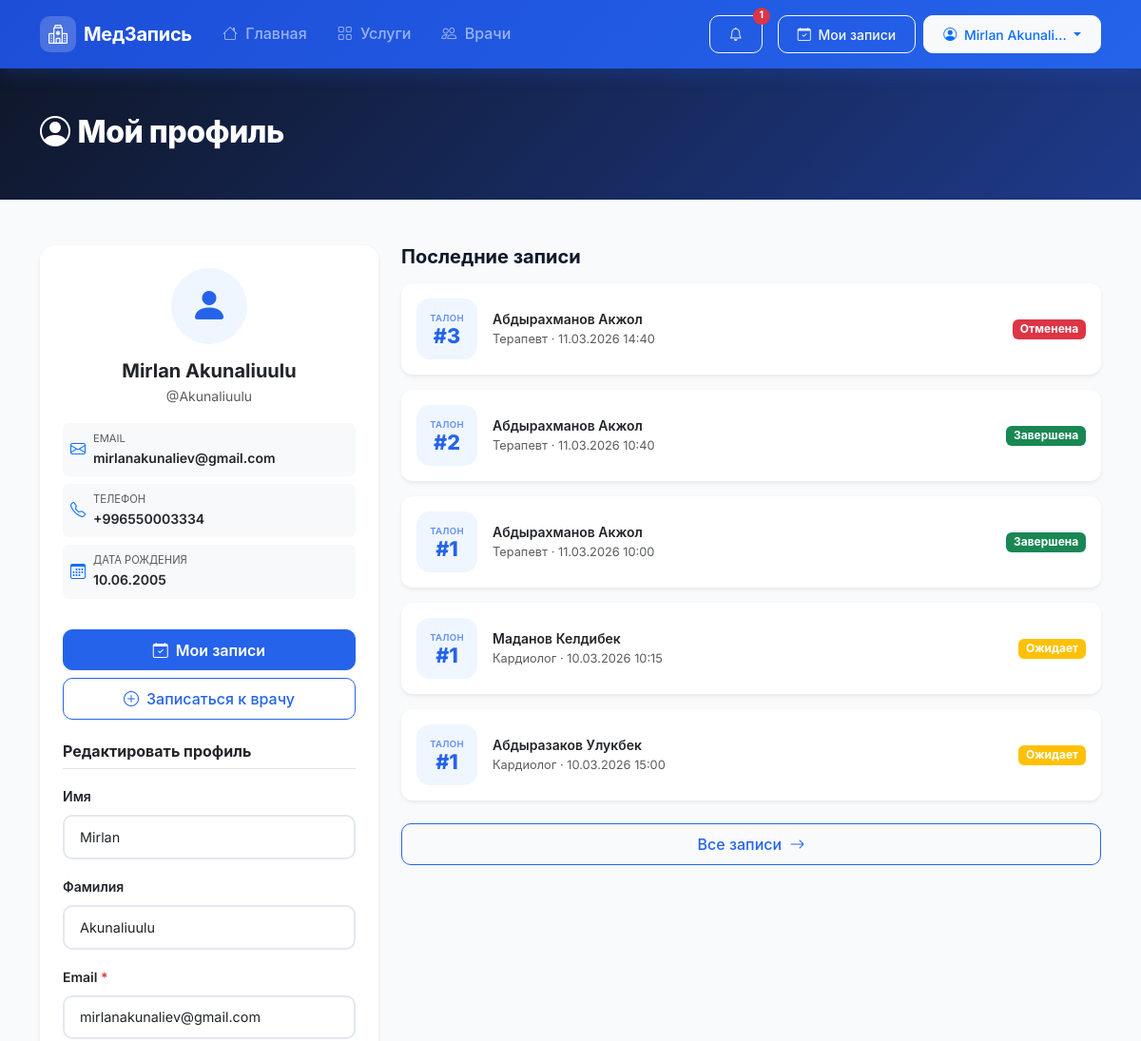
The page /accounts/profile/ (signed in, upper part) on the database as committed earlier.
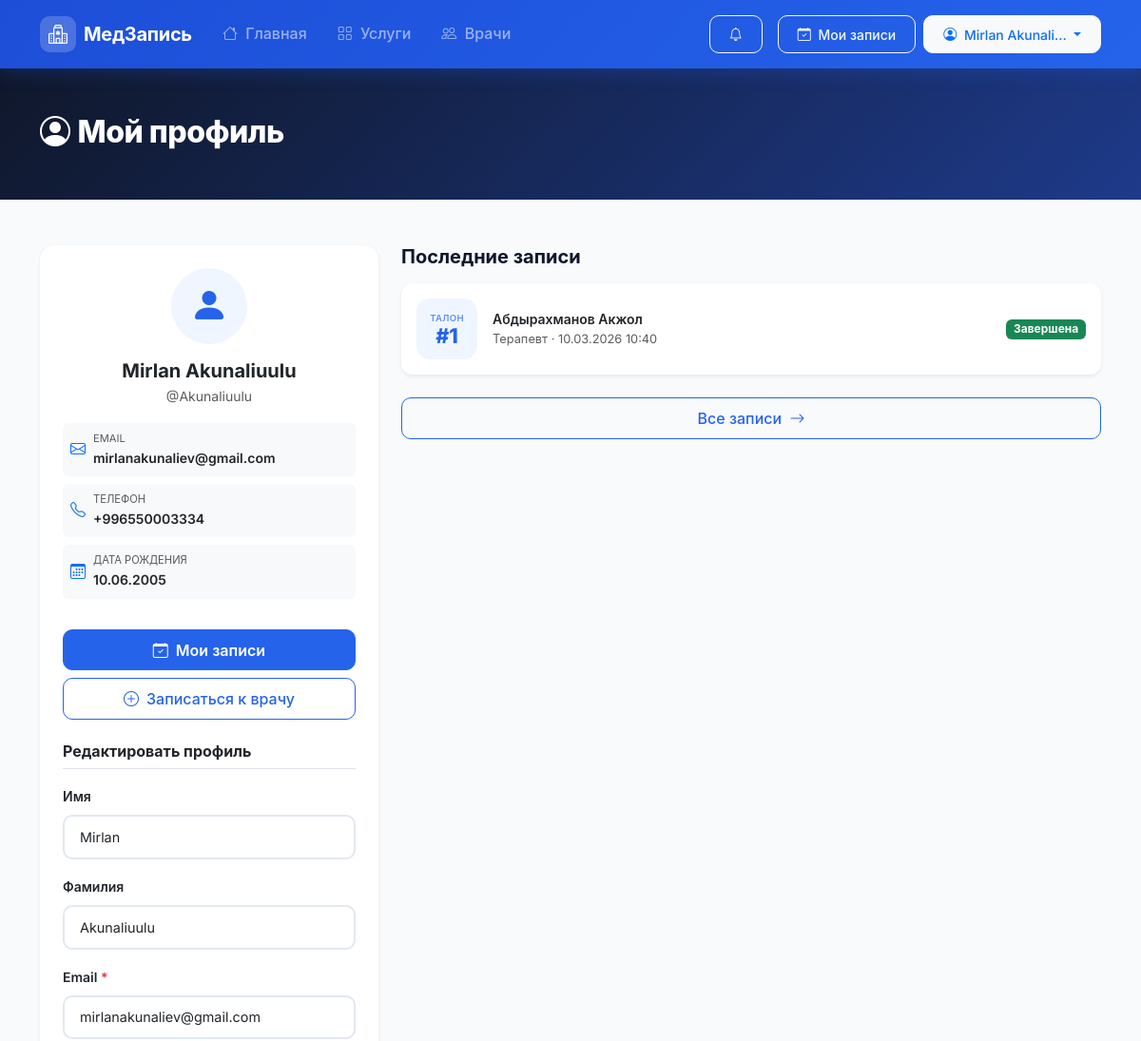
The same page on the database as committed later.
### accounts/models.py (models this page shows, shortened)
class CustomUser(AbstractUser):
    phone = models.CharField(
        max_length=20,
        verbose_name='Номер телефона',
        help_text='Формат: +996 XXX XXXXXX'
    )
    date_of_birth = models.DateField(
        null=True,
        blank=True,
        verbose_name='Дата рождения'
    )
    is_doctor = models.BooleanField(
        default=False,
        verbose_name='Врач',
        help_text='Отметьте, если пользователь является врачом'
    )
    photo = models.ImageField(
        upload_to='users/',
        blank=True,
        null=True,
        verbose_name='Фото профиля'
    )
    email = models.EmailField(unique=True, verbose_name='Email')
    REQUIRED_FIELDS = ['email', 'first_name', 'last_name', 'phone']
    class Meta:
        verbose_name = 'Пользователь'
        verbose_name_plural = 'Пользователи'
    def get_full_name(self):
        return f'{self.first_name} {self.last_name}'.strip() or self.username

### queue_app/models.py (models this page shows, shortened)
class Appointment(models.Model):
    STATUS_CHOICES = [
        ('pending', 'Ожидает'),
        ('confirmed', 'Подтверждена'),
        ('completed', 'Завершена'),
        ('cancelled', 'Отменена'),
    ]
    patient = models.ForeignKey(
        settings.AUTH_USER_MODEL,
        on_delete=models.CASCADE,
        related_name='appointments',
        verbose_name='Пациент'
    )
    service = models.ForeignKey(
        Service,
        on_delete=models.CASCADE,
        related_name='appointments',
        verbose_name='Услуга'
    )
    specialist = models.ForeignKey(
        Specialist,
        on_delete=models.CASCADE,
        related_name='appointments',
        verbose_name='Специалист'
    )
    time_slot = models.OneToOneField(
        TimeSlot,
        on_delete=models.CASCADE,
        related_name='appointment',
        verbose_name='Временной слот'
    )
    queue_number = models.PositiveIntegerField(verbose_name='Номер очереди', editable=False)
    status = models.CharField(
        max_length=20,
        choices=STATUS_CHOICES,
        default='pending',
        verbose_name='Статус'
    )
    complaint = models.TextField(blank=True, verbose_name='Причина обращения')
    created_at = models.DateTimeField(auto_now_add=True, verbose_name='Дата создания')
    updated_at = models.DateTimeField(auto_now=True)
    class Meta:
        verbose_name = 'Запись'
        verbose_name_plural = 'Записи'
        ordering = ['-created_at']
    def get_status_badge_class(self):
        badge_map = {
            'pending': 'warning',
            'confirmed': 'primary',
            'completed': 'success',
            'cancelled': 'danger',
        }
        return badge_map.get(self.status, 'secondary')

class Specialist(models.Model):
    first_name = models.CharField(max_length=50, verbose_name='Имя')
    last_name = models.CharField(max_length=50, verbose_name='Фамилия')
    middle_name = models.CharField(max_length=50, blank=True, verbose_name='Отчество')
    user = models.OneToOneField(
        settings.AUTH_USER_MODEL,
        on_delete=models.SET_NULL,
        null=True,
        blank=True,
        related_name='specialist_profile',
        verbose_name='Аккаунт пользователя'
    )
    service = models.ForeignKey(
        Service,
        on_delete=models.CASCADE,
        related_name='specialists',
        verbose_name='Специализация'
    )
    bio = models.TextField(blank=True, verbose_name='Биография / О враче')
    experience_years = models.PositiveIntegerField(default=0, verbose_name='Стаж (лет)')
    photo = models.ImageField(
        upload_to='specialists/',
        blank=True,
        null=True,
        verbose_name='Фото'
    )
    cabinet = models.CharField(max_length=20, blank=True, verbose_name='Кабинет')
    work_start = models.TimeField(default='09:00', verbose_name='Начало рабочего дня')
    work_end = models.TimeField(default='18:00', verbose_name='Конец рабочего дня')
    is_active = models.BooleanField(default=True, verbose_name='Активен')
    created_at = models.DateTimeField(auto_now_add=True)
    class Meta:
        verbose_name = 'Специалист'
        verbose_name_plural = 'Специалисты'
        ordering = ['last_name', 'first_name']
    def get_full_name(self):
        parts = [self.last_name, self.first_name]
        if self.middle_name:
            parts.append(self.middle_name)
        return ' '.join(parts)

class Service(models.Model):
    name = models.CharField(max_length=100, verbose_name='Название услуги')
    description = models.TextField(blank=True, verbose_name='Описание')
    icon = models.CharField(
        max_length=50,
        default='bi-heart-pulse',
        verbose_name='Bootstrap иконка',
        help_text='Например: bi-heart-pulse, bi-bandaid, bi-clipboard2-pulse'
    )
    duration_minutes = models.PositiveIntegerField(
        default=30,
        verbose_name='Длительность приёма (мин)'
    )
    is_active = models.BooleanField(default=True, verbose_name='Активна')
    created_at = models.DateTimeField(auto_now_add=True)
    class Meta:
        verbose_name = 'Услуга'
        verbose_name_plural = 'Услуги'
        ordering = ['name']

class TimeSlot(models.Model):
    specialist = models.ForeignKey(
        Specialist,
        on_delete=models.CASCADE,
        related_name='time_slots',
        verbose_name='Специалист'
    )
    date = models.DateField(verbose_name='Дата')
    time = models.TimeField(verbose_name='Время')
    is_available = models.BooleanField(default=True, verbose_name='Доступен')
    class Meta:
        verbose_name = 'Временной слот'
        verbose_name_plural = 'Временные слоты'
        ordering = ['date', 'time']
        unique_together = ('specialist', 'date', 'time')

### accounts/views.py (the view)
# urls.py: path('profile/', views.profile_view, name='profile'),
@login_required
def profile_view(request):
    if request.user.is_doctor:
        return redirect('doctor_dashboard')
    """Единый профиль пользователя (с радактированием)."""
    appointments = request.user.appointments.select_related(
        'specialist', 'service', 'time_slot'
    ).order_by('-created_at')
    if request.method == 'POST':
        form = ProfileEditForm(request.POST, request.FILES, instance=request.user)
        if form.is_valid():
            form.save()
            messages.success(request, 'Профиль успешно обновлён!')
            return redirect('profile')
        else:
            messages.error(request, 'Пожалуйста, исправьте ошибки в форме.')
    else:
        form = ProfileEditForm(instance=request.user)
    return render(request, 'accounts/profile.html', {
        'user': request.user,
        'appointments': appointments,
        'form': form,
    })

### queue_app/context_processors.py (called while the page is built)
def notification_processor(request):
    if request.user.is_authenticated:
        unread_count = Notification.objects.filter(user=request.user, is_read=False).count()
        return {'unread_notifications_count': unread_count}
    return {'unread_notifications_count': 0}

### templates/accounts/profile.html (shortened to what the changed rows need)
{% extends 'base.html' %}
{% block content %}
<div class="page-header py-5">
    <div class="container">
        <h1 class="page-title"><i class="bi bi-person-circle me-2"></i>Мой профиль</h1>
    </div>
</div>
<div class="container py-5">
    <div class="row g-4">
        <div class="col-lg-4">
            <div class="card border-0 shadow-sm" style="border-radius: 16px;">
                <div class="card-body p-4 text-center">
                    <div class="auth-icon-wrap mx-auto mb-3" style="width:80px;height:80px;font-size:2.5rem; overflow:hidden;">
                        {% if user.photo %}
                        <img src="{{ user.photo.url }}" alt="Фото" style="width: 100%; height: 100%; object-fit: cover;">
                        {% else %}
                        <i class="bi bi-person-fill"></i>
                        {% endif %}
                    </div>
                    <h2 class="h5 fw-bold mb-1">{{ user.get_full_name }}</h2>
                    <p class="text-muted small mb-3">@{{ user.username }}</p>
                    <div class="text-start">
                        <div class="d-flex align-items-center gap-2 mb-2 p-2 bg-light rounded">
                            <div>
                                <div class="text-muted" style="font-size:0.7rem;">EMAIL</div>
                                <div class="fw-semibold small">{{ user.email }}</div>
                            </div>
                        </div>
                        <div class="d-flex align-items-center gap-2 mb-2 p-2 bg-light rounded">
                            <div>
                                <div class="text-muted" style="font-size:0.7rem;">ТЕЛЕФОН</div>
                                <div class="fw-semibold small">{{ user.phone|default:"Не указан" }}</div>
                            </div>
                        </div>
                        {% if user.date_of_birth %}
                        <div class="d-flex align-items-center gap-2 mb-2 p-2 bg-light rounded">
                            <i class="bi bi-calendar3 text-primary"></i>
                            <div>
                                <div class="text-muted" style="font-size:0.7rem;">ДАТА РОЖДЕНИЯ</div>
                                <div class="fw-semibold small">{{ user.date_of_birth|date:"d.m.Y" }}</div>
                            </div>
                        </div>
                        {% endif %}
                    </div>
                    <a href="{% url 'my_appointments' %}" class="btn btn-primary w-100 mt-4 fw-semibold">
                        <i class="bi bi-calendar-check me-2"></i>Мои записи
                    </a>
                    {% if not user.is_doctor %}
                    <a href="{% url 'services' %}" class="btn btn-outline-primary w-100 mt-2">
                        <i class="bi bi-plus-circle me-2"></i>Записаться к врачу
                    </a>
                    {% endif %}
                    <h3 class="h6 fw-bold mt-4 mb-3 text-start border-bottom pb-2">Редактировать профиль</h3>
                    <form method="post" enctype="multipart/form-data" novalidate class="text-start">
                        {% for field in form %}
                        <div class="mb-3">
                        <label for="{{ field.id_for_label }}" class="form-label fw-semibold small">
                            {{ field.label }}
                            {% if field.field.required %}<span class="text-danger">*</span>{% endif %}
                        </label>
                        {{ field }}
                        </div>
                        {% endfor %}
                    </form>
                </div>
            </div>
        </div>
        <div class="col-lg-8">
            {% if appointments %}
            {% for appointment in appointments|slice:":5" %}
            <div class="appointment-row card border-0 shadow-sm mb-3">
                <div class="card-body p-3">
                    <div class="d-flex align-items-center gap-3">
                        <div class="queue-badge">
                            <div class="queue-badge-label">Талон</div>
                            <div class="queue-badge-num">#{{ appointment.queue_number }}</div>
                        </div>
                        <div class="flex-grow-1">
                            <div class="fw-semibold small">{{ appointment.specialist.get_full_name }}</div>
                            <div class="text-muted" style="font-size:0.8rem;">
                             {{ appointment.service.name }} · {{ appointment.time_slot.date|date:"d.m.Y" }} {{ appointment.time_slot.time|time:"H:i" }}
                            </div>
                        </div>
                        <span class="badge bg-{{ appointment.get_status_badge_class }}">{{ appointment.get_status_display }}</span>
                    </div>
                </div>
            </div>
            {% endfor %}
            {% endif %}
        </div>
    </div>
</div>
{% endblock %}

### templates/base.html (shortened to what this page needs)
<!DOCTYPE html>
<html lang="ru">
<head>
    <link href="https://cdn.jsdelivr.net/npm/bootstrap@5.3.2/dist/css/bootstrap.min.css" rel="stylesheet" media="print" onload="this.media='all'">
    <link href="https://cdn.jsdelivr.net/npm/bootstrap-icons@1.11.3/font/bootstrap-icons.min.css" rel="stylesheet" media="print" onload="this.media='all'">
</head>
<body>
    <nav class="navbar navbar-expand-lg navbar-dark sticky-top" id="mainNavbar">
        <div class="container">
            <a class="navbar-brand d-flex align-items-center gap-2" href="{% url 'home' %}">
                <div class="brand-icon">
                    <i class="bi bi-hospital"></i>
                </div>
                <span class="brand-text">МедЗапись</span>
            </a>
            <div class="collapse navbar-collapse" id="navMenu">
                <ul class="navbar-nav me-auto mb-2 mb-lg-0">
                    <li class="nav-item">
                        <a class="nav-link {% if request.resolver_match.url_name == 'home' %}active{% endif %}"
                            href="{% url 'home' %}">
                            <i class="bi bi-house me-1"></i> Главная
                        </a>
                    </li>
                    <li class="nav-item">
                        <a class="nav-link {% if request.resolver_match.url_name == 'services' %}active{% endif %}"
                            href="{% url 'services' %}">
                            <i class="bi bi-grid me-1"></i> Услуги
                        </a>
                    </li>
                    <li class="nav-item">
                        <a class="nav-link {% if 'specialist' in request.resolver_match.url_name %}active{% endif %}"
                            href="{% url 'specialists' %}">
                            <i class="bi bi-people me-1"></i> Врачи
                        </a>
                    </li>
                </ul>
                <div class="d-flex align-items-center gap-2">
                    {% if user.is_authenticated %}
                    {% if not user.is_doctor %}
                    <a href="{% url 'patient_notifications' %}"
                        class="btn btn-outline-light btn-sm position-relative me-2" aria-label="Уведомления">
                        <i class="bi bi-bell"></i>
                        {% if unread_notifications_count > 0 %}
                        <span class="position-absolute top-0 start-100 translate-middle badge rounded-pill bg-danger">
                            {{ unread_notifications_count }}
                        </span>
                        {% endif %}
                    </a>
                    <a href="{% url 'my_appointments' %}" class="btn btn-outline-light btn-sm">
                        <i class="bi bi-calendar-check me-1"></i> Мои записи
                    </a>
                    {% endif %}
                    <div class="dropdown">
                        <button class="btn btn-light btn-sm dropdown-toggle text-primary" type="button"
                            data-bs-toggle="dropdown" aria-label="Мой профиль">
                            <i class="bi bi-person-circle me-1"></i>
                            {{ user.get_full_name|truncatechars:15 }}
                        </button>
                    </div>
                    {% endif %}
                </div>
            </div>
        </div>
    </nav>
    <main id="main-content" class="fade-in-up">
        {% block content %}{% endblock %}
    </main>
</body>
</html>

Rows that differ between the two databases and show on the page:
removed Appointment: queue_number "3", specialist.get_full_name "Абдырахманов Акжол", service.name "Терапевт", time_slot "11.03.2026", time_slot.time "14:40", status "Отменена"
removed Appointment: queue_number "2", specialist.get_full_name "Абдырахманов Акжол", service.name "Терапевт", time_slot "11.03.2026", time_slot.time "10:40", status "Завершена"
removed Appointment: queue_number "1", specialist.get_full_name "Абдырахманов Акжол", service.name "Терапевт", time_slot "11.03.2026", time_slot.time "10:00", status "Завершена"
removed Appointment: queue_number "1", specialist.get_full_name "Маданов Келдибек", service.name "Кардиолог", time_slot "10.03.2026", time_slot.time "10:15", status "Ожидает"
removed Appointment: queue_number "1", specialist.get_full_name "Абдыразаков Улукбек", service.name "Кардиолог", time_slot "10.03.2026", time_slot.time "15:00", status "Ожидает"
added Appointment: queue_number "1", specialist.get_full_name "Абдырахманов Акжол", service.name "Терапевт", time_slot "10.03.2026", time_slot.time "10:40", status "Завершена"
Other text that changed with them:
{{ unread_notifications_count }}: "1" → (not shown)
